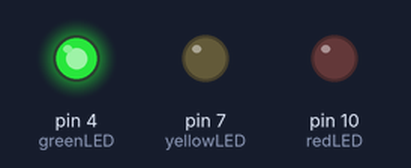
Bench run of a sketch on a simulated Arduino Uno, built with avr-gcc and run on an emulated ATmega328P. Shown: output pins drawn as LEDs (lit = HIGH).

Above: at 1.0 s.
At 2.1 s:
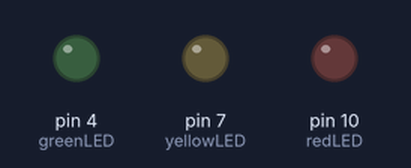
At 2.7 s:
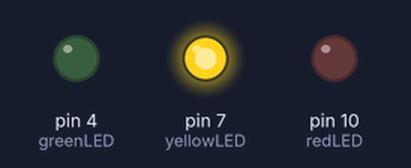
At 4.4 s:
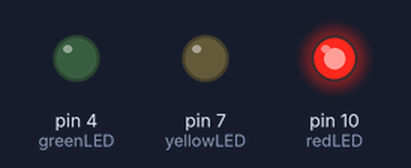
Timing chart, 0 to 7.0 s (numbered marks = the images above):
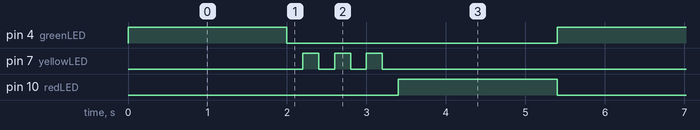

The sketch:

ex5.ino
```cpp
int redLED    = 10; // initialize red pin 10.
int yellowLED = 7; // initialize yellow pin 7.
int greenLED  = 4; // initialize green pin 4.
void setup()
{
    pinMode(redLED, OUTPUT);// set the pin with red LED as “output”
    pinMode(yellowLED, OUTPUT); // set the pin with yellow LED as “output”
    pinMode(greenLED, OUTPUT); // set the pin with green LED as “output”
}
void loop()
{
    digitalWrite(greenLED, HIGH);//// turn on green LED
    delay(2000);// wait 2 seconds
    digitalWrite(greenLED, LOW); // turn off green LED
    for(int i=0;i<3;i++)// blinks for 3 times
    {
        delay(200);// wait 0.2 second
        digitalWrite(yellowLED, HIGH);// turn on yellow LED
        delay(200);// wait 0.2 second
        digitalWrite(yellowLED, LOW);// turn off yellow LED
    }
    delay(200);// wait 0.2 second
    digitalWrite(redLED, HIGH);// turn on red LED
    delay(2000);// wait 2 second
    digitalWrite(redLED, LOW);// turn off red LED
}
```

Measured:
- by itself, pin 4 (greenLED), pin 10 (redLED): alternates HIGH for 2.0 s and LOW for 3.4 s
- by itself, pin 7 (yellowLED): repeats every 5.4 s: 2 × (LOW 0.20 s, HIGH 0.20 s), LOW 4.4 s, HIGH 0.20 s
- by itself, everything shown: repeats every 5.4 s, in 10 steps
